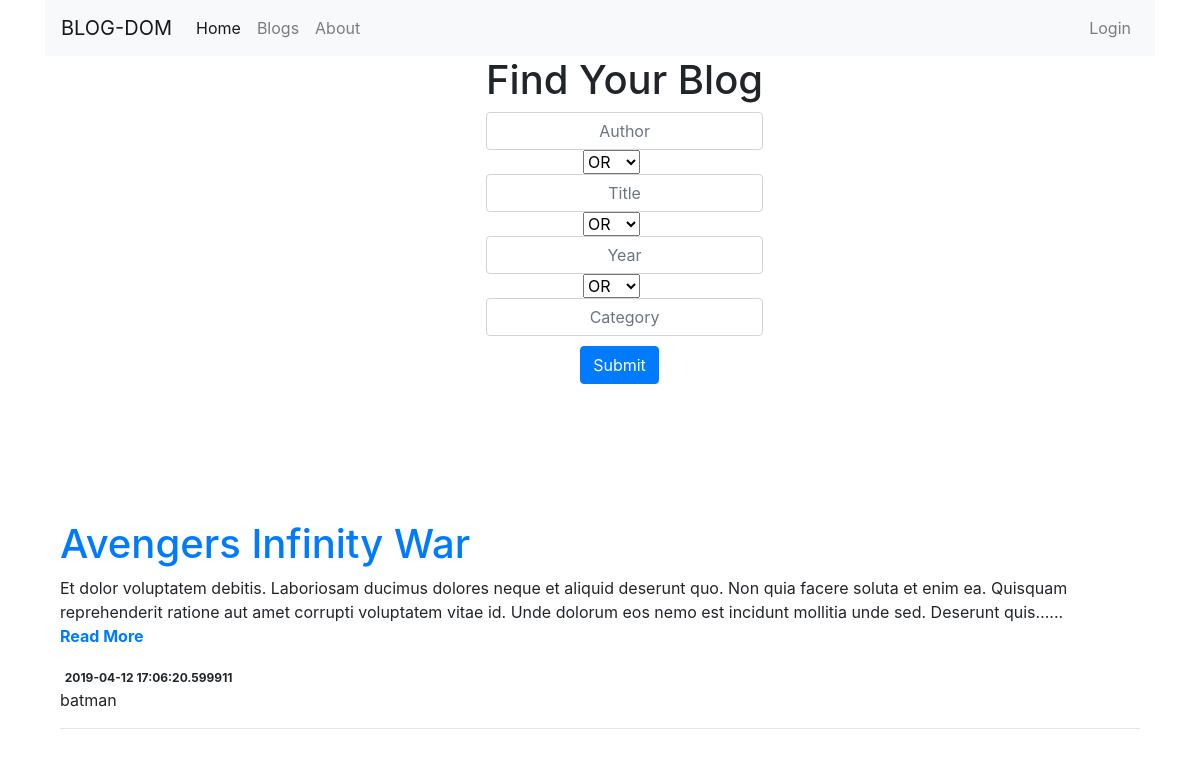
Before: / with the older database file.
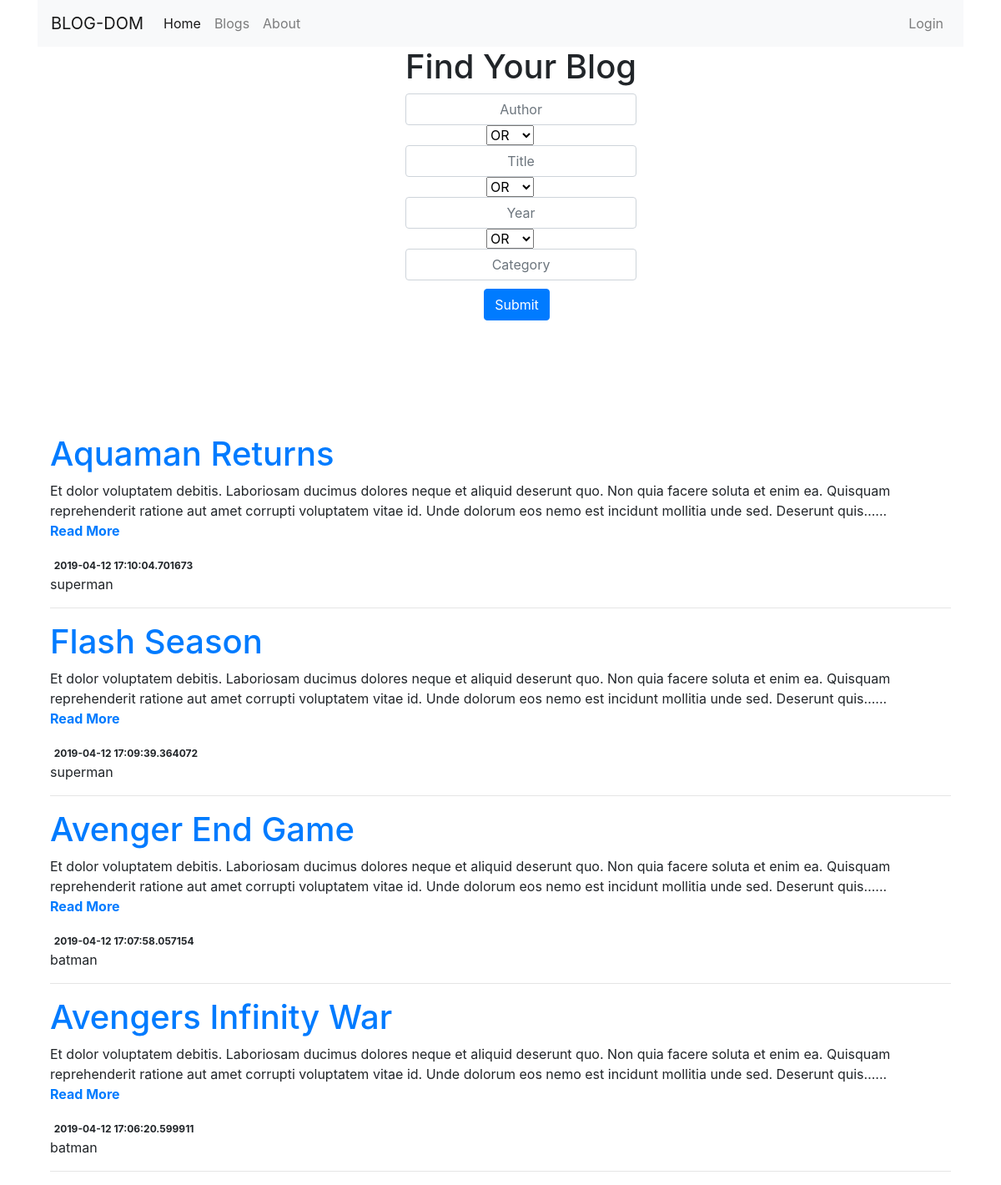
After: the same page with the newer database file.
### tables this page shows
CREATE TABLE blog (id integer NOT NULL, title varchar(64) NOT NULL,
        slug varchar(32) NOT NULL, body text NOT NULL, date text, username varchar(16) NOT NULL,
        PRIMARY KEY (id), FOREIGN KEY(username) REFERENCES users(username) ON DELETE CASCADE ON UPDATE CASCADE);

### flaskr/app.py (the view)
@app.route('/')
def index():
    with sqlite3.connect(DATABASE) as c:
        cur = c.cursor()
        cur.execute('SELECT * FROM blog ORDER BY date DESC LIMIT 10;')
        blogs = cur.fetchall()
        if session.get('logged_in'):
            curruser = session['username']
            return render_template('index.html',blogs=blogs,loginstatus='True',curruser=curruser)
        else:
            return render_template('index.html',blogs=blogs,loginstatus='False')
        c.close()

### flaskr/templates/index.html (shortened to what this page needs)
<!DOCTYPE html>
<html lang="en" dir="ltr">
  <head>
    <link rel="stylesheet" href="..assets/css/style.css">
<link rel="stylesheet" href="https://stackpath.bootstrapcdn.com/bootstrap/4.3.1/css/bootstrap.min.css">
<link rel="stylesheet" href="https://use.fontawesome.com/releases/v5.8.1/css/all.css">
<link rel="stylesheet" href="https://use.fontawesome.com/releases/v5.8.1/css/all.css">
</head>
  <body>
    <div class="container">
    <nav class="navbar navbar-expand-lg navbar-light bg-light">
    <a class="navbar-brand" href="#">BLOG-DOM</a>
    <div class="collapse navbar-collapse" id="navbarNav">
      <ul class="navbar-nav">
        <li class="nav-item active">
          <a class="nav-link" href="#">Home <span class="sr-only">(current)</span></a>
        </li>
        <li class="nav-item">
          <a class="nav-link" href="#">Blogs</a>
        </li>
        <li class="nav-item">
          <a class="nav-link" href="#">About</a>
        </li>
      </ul>
      <ul class="navbar-nav ml-auto">
        {% if loginstatus=='True' %}
        <li class="nav-item">
          <a class="nav-link" href="#">Hey, {{ curruser }}</a>
        </li>
        <li class="nav-item">
          <a class="nav-link" href="/logout/">Logout</a>
        </li>
        {% else %}
        <li class="nav-item">
          <a class="nav-link" href="/login/">Login</a>
        </li>
        {% endif %}
      </ul>
    </div>
  </nav>
  </div>
  <div class="container">
      <div class="row">
          <div class="col-xs-12" style="margin-left:40%;">
            <h1 class="text-center">Find Your Blog</h1>
            <form action="/search" method="POST">
  		    <div class="form-group">
                  <input type="text" class="form-control text-center" style="padding:10px;" name="author" placeholder="Author">
                  <select name="tcheck">
                      <option value="OR" selected>OR</option>
                  </select>
                  <input type="text" class="form-control text-center" style="padding:10px;" name="title" placeholder="Title">
                  <select name="ycheck">
                      <option value="OR" selected>OR</option>
                  </select>
                  <input type="text" class="form-control text-center" style="padding:10px;" name="year" placeholder="Year">
                  <select name="ccheck">
                      <option value="OR" selected>OR</option>
                  </select>
                  <input type="text" class="form-control text-center" style="padding:10px;" name="category" placeholder="Category">
                  <span class="form-group-btn">
                      <input class="btn btn-primary text-center" style="margin-left:34%;margin-top:10px;" type="submit">
                  </span>
              </div>
              </form>
          </div>
  	</div>
  </div>
<div class="container" style="margin-top:10%;">
<div class="col-md-12">
  {% for blog in blogs %}
    <h1><a href="./blog/{{blog[2]}}/{{blog[0]}}">{{blog[1]}}</a></h1>
    <p>{{blog[3]}}...<br><a href="./blog/{{blog[2]}}/{{blog[0]}}"><b>Read More</b></a></p>
    <div>
<span class="badge">{{ blog[4] }}</span><div class="pull-right"><span class="label label-default">{{ blog[5] }}</span>
     </div>
    <hr>
  {% endfor %}
</div>
</div>
  </body>
</html>

### flaskr/templates/index.html (style rules this page uses)
select { margin-left: 35%; }

Changed rows visible on the page:
added blog: title "Aquaman Returns", body "Et dolor voluptatem debitis. Laboriosam ducimus dolores neque et aliquid deserunt quo. Non quia facere soluta et enim ea. Quisquam reprehenderit ratione aut amet corrupti voluptatem vitae id. Unde dolorum eos nemo est incidunt mollitia unde sed. Deserunt quis…", date "2019-04-12 17:10:04.701673", username "superman"
added blog: title "Flash Season", body "Et dolor voluptatem debitis. Laboriosam ducimus dolores neque et aliquid deserunt quo. Non quia facere soluta et enim ea. Quisquam reprehenderit ratione aut amet corrupti voluptatem vitae id. Unde dolorum eos nemo est incidunt mollitia unde sed. Deserunt quis…", date "2019-04-12 17:09:39.364072", username "superman"
added blog: title "Avenger End Game", body "Et dolor voluptatem debitis. Laboriosam ducimus dolores neque et aliquid deserunt quo. Non quia facere soluta et enim ea. Quisquam reprehenderit ratione aut amet corrupti voluptatem vitae id. Unde dolorum eos nemo est incidunt mollitia unde sed. Deserunt quis…", date "2019-04-12 17:07:58.057154", username "batman"
